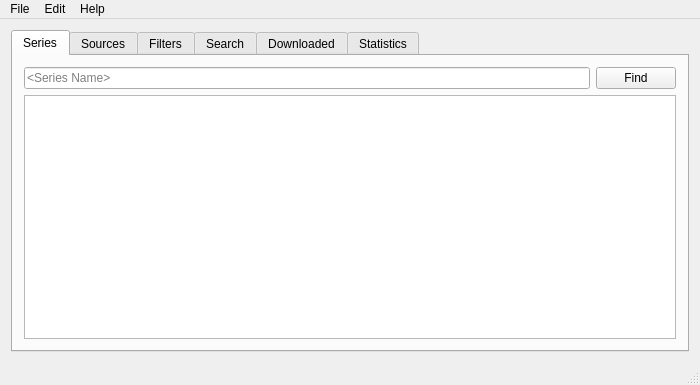
<?xml version="1.0" encoding="UTF-8"?>
<ui version="4.0">
 <class>MainWindow</class>
 <widget class="QMainWindow" name="MainWindow">
  <property name="geometry">
   <rect>
    <x>0</x>
    <y>0</y>
    <width>700</width>
    <height>385</height>
   </rect>
  </property>
  <property name="windowTitle">
   <string>SwarmTv</string>
  </property>
  <property name="windowIcon">
   <iconset resource="swarmtvqtresources.qrc">
    <normaloff>:/swarmtv/mainlogo/resources/swarmtv_logo.png</normaloff>:/swarmtv/mainlogo/resources/swarmtv_logo.png</iconset>
  </property>
  <property name="tabShape">
   <enum>QTabWidget::Triangular</enum>
  </property>
  <widget class="QWidget" name="centralWidget">
   <layout class="QGridLayout" name="gridLayout">
    <item row="0" column="1">
     <widget class="QTabWidget" name="mainTab">
      <property name="toolTip">
       <string/>
      </property>
      <property name="tabShape">
       <enum>QTabWidget::Rounded</enum>
      </property>
      <property name="currentIndex">
       <number>0</number>
      </property>
      <widget class="QWidget" name="tab">
       <attribute name="title">
        <string>Series</string>
       </attribute>
       <layout class="QGridLayout" name="gridLayout_7">
        <item row="0" column="0">
         <layout class="QVBoxLayout" name="verticalLayout_6">
          <item>
           <layout class="QHBoxLayout" name="horizontalLayout_6">
            <item>
             <widget class="QLineEdit" name="seriesSearchLineEdit">
              <property name="toolTip">
               <string>Find series by name on thetvdb.com.</string>
              </property>
              <property name="placeholderText">
               <string>&lt;Series Name&gt;</string>
              </property>
             </widget>
            </item>
            <item>
             <widget class="QPushButton" name="seriesFindPushButton">
              <property name="text">
               <string>Find</string>
              </property>
             </widget>
            </item>
           </layout>
          </item>
         </layout>
        </item>
        <item row="1" column="0">
         <widget class="QTableWidget" name="seriesTableWidget">
          <property name="contextMenuPolicy">
           <enum>Qt::CustomContextMenu</enum>
          </property>
          <property name="lineWidth">
           <number>1</number>
          </property>
          <property name="alternatingRowColors">
           <bool>false</bool>
          </property>
          <attribute name="horizontalHeaderVisible">
           <bool>false</bool>
          </attribute>
          <attribute name="horizontalHeaderStretchLastSection">
           <bool>true</bool>
          </attribute>
          <attribute name="verticalHeaderVisible">
           <bool>false</bool>
          </attribute>
          <column>
           <property name="text">
            <string>Do not show</string>
           </property>
          </column>
         </widget>
        </item>
       </layout>
      </widget>
      <widget class="QWidget" name="SourcesTab">
       <attribute name="title">
        <string>Sources</string>
       </attribute>
       <layout class="QGridLayout" name="gridLayout_3">
        <item row="0" column="0">
         <layout class="QVBoxLayout" name="verticalLayout_3">
          <item>
           <widget class="QTableWidget" name="sourceTableWidget">
            <property name="alternatingRowColors">
             <bool>true</bool>
            </property>
            <property name="selectionMode">
             <enum>QAbstractItemView::SingleSelection</enum>
            </property>
            <property name="selectionBehavior">
             <enum>QAbstractItemView::SelectRows</enum>
            </property>
            <attribute name="horizontalHeaderCascadingSectionResizes">
             <bool>true</bool>
            </attribute>
            <attribute name="horizontalHeaderDefaultSectionSize">
             <number>150</number>
            </attribute>
            <attribute name="horizontalHeaderMinimumSectionSize">
             <number>100</number>
            </attribute>
            <attribute name="horizontalHeaderStretchLastSection">
             <bool>true</bool>
            </attribute>
            <attribute name="verticalHeaderVisible">
             <bool>false</bool>
            </attribute>
            <column>
             <property name="text">
              <string>Name</string>
             </property>
            </column>
            <column>
             <property name="text">
              <string>Parser</string>
             </property>
            </column>
            <column>
             <property name="text">
              <string>Meta type</string>
             </property>
            </column>
            <column>
             <property name="text">
              <string>URL</string>
             </property>
            </column>
           </widget>
          </item>
          <item>
           <layout class="QHBoxLayout" name="horizontalLayout_3">
            <item>
             <widget class="QPushButton" name="sourceAddButton">
              <property name="text">
               <string>Add</string>
              </property>
             </widget>
            </item>
            <item>
             <widget class="QPushButton" name="sourceEditButton">
              <property name="text">
               <string>Edit</string>
              </property>
             </widget>
            </item>
            <item>
             <widget class="QPushButton" name="sourceDelButton">
              <property name="text">
               <string>Del</string>
              </property>
             </widget>
            </item>
            <item>
             <spacer name="horizontalSpacer_3">
              <property name="orientation">
               <enum>Qt::Horizontal</enum>
              </property>
              <property name="sizeHint" stdset="0">
               <size>
                <width>40</width>
                <height>20</height>
               </size>
              </property>
             </spacer>
            </item>
           </layout>
          </item>
         </layout>
        </item>
       </layout>
      </widget>
      <widget class="QWidget" name="filterTab">
       <property name="accessibleName">
        <string extracomment="lala"/>
       </property>
       <attribute name="title">
        <string>Filters</string>
       </attribute>
       <layout class="QGridLayout" name="gridLayout_2">
        <item row="0" column="0">
         <layout class="QVBoxLayout" name="verticalLayout_2">
          <item>
           <widget class="QTableWidget" name="simpleTableWidget">
            <property name="alternatingRowColors">
             <bool>true</bool>
            </property>
            <property name="selectionMode">
             <enum>QAbstractItemView::SingleSelection</enum>
            </property>
            <property name="selectionBehavior">
             <enum>QAbstractItemView::SelectRows</enum>
            </property>
            <property name="rowCount">
             <number>0</number>
            </property>
            <property name="columnCount">
             <number>3</number>
            </property>
            <attribute name="horizontalHeaderCascadingSectionResizes">
             <bool>true</bool>
            </attribute>
            <attribute name="horizontalHeaderDefaultSectionSize">
             <number>200</number>
            </attribute>
            <attribute name="horizontalHeaderMinimumSectionSize">
             <number>150</number>
            </attribute>
            <attribute name="horizontalHeaderShowSortIndicator" stdset="0">
             <bool>false</bool>
            </attribute>
            <attribute name="horizontalHeaderStretchLastSection">
             <bool>true</bool>
            </attribute>
            <attribute name="verticalHeaderVisible">
             <bool>false</bool>
            </attribute>
            <column>
             <property name="text">
              <string>Filter Name</string>
             </property>
             <property name="toolTip">
              <string extracomment="Name of the simple filter"/>
             </property>
            </column>
            <column>
             <property name="text">
              <string>Type</string>
             </property>
            </column>
            <column>
             <property name="text">
              <string>Last Download</string>
             </property>
             <property name="whatsThis">
              <string extracomment="Last content found by the filter."/>
             </property>
            </column>
           </widget>
          </item>
          <item>
           <layout class="QHBoxLayout" name="horizontalLayout_2">
            <item>
             <widget class="QPushButton" name="simpleAddButton">
              <property name="text">
               <string>Add</string>
              </property>
             </widget>
            </item>
            <item>
             <widget class="QPushButton" name="SimpleEditButton">
              <property name="text">
               <string>Edit</string>
              </property>
             </widget>
            </item>
            <item>
             <widget class="QPushButton" name="simpleDelButton">
              <property name="text">
               <string>Del</string>
              </property>
             </widget>
            </item>
            <item>
             <spacer name="horizontalSpacer_2">
              <property name="orientation">
               <enum>Qt::Horizontal</enum>
              </property>
              <property name="sizeHint" stdset="0">
               <size>
                <width>40</width>
                <height>20</height>
               </size>
              </property>
             </spacer>
            </item>
           </layout>
          </item>
         </layout>
        </item>
       </layout>
      </widget>
      <widget class="QWidget" name="sourceTab">
       <attribute name="title">
        <string>Search</string>
       </attribute>
       <layout class="QGridLayout" name="gridLayout_5">
        <item row="0" column="0">
         <layout class="QVBoxLayout" name="verticalLayout_5">
          <item>
           <layout class="QHBoxLayout" name="horizontalLayout_5">
            <item>
             <widget class="QLineEdit" name="SearchLineEdit">
              <property name="toolTip">
               <string>Search Swarmtv database for entries matching the title.</string>
              </property>
              <property name="placeholderText">
               <string>&lt;regexp to find content in database&gt;</string>
              </property>
             </widget>
            </item>
            <item>
             <widget class="QPushButton" name="searchPushButton">
              <property name="text">
               <string>Search</string>
              </property>
             </widget>
            </item>
           </layout>
          </item>
          <item>
           <widget class="QTableWidget" name="searchTableWidget">
            <property name="alternatingRowColors">
             <bool>true</bool>
            </property>
            <property name="selectionMode">
             <enum>QAbstractItemView::SingleSelection</enum>
            </property>
            <property name="selectionBehavior">
             <enum>QAbstractItemView::SelectRows</enum>
            </property>
            <attribute name="verticalHeaderVisible">
             <bool>false</bool>
            </attribute>
            <column>
             <property name="text">
              <string>Title</string>
             </property>
            </column>
            <column>
             <property name="text">
              <string>Size</string>
             </property>
            </column>
            <column>
             <property name="text">
              <string>Source</string>
             </property>
            </column>
            <column>
             <property name="text">
              <string>Meta type</string>
             </property>
            </column>
           </widget>
          </item>
         </layout>
        </item>
       </layout>
      </widget>
      <widget class="QWidget" name="Downloaded">
       <property name="accessibleName">
        <string/>
       </property>
       <attribute name="title">
        <string>Downloaded</string>
       </attribute>
       <layout class="QGridLayout" name="gridLayout_6">
        <item row="0" column="0">
         <layout class="QVBoxLayout" name="verticalLayout">
          <item>
           <widget class="QTableWidget" name="downloadedTableWidget">
            <property name="selectionMode">
             <enum>QAbstractItemView::SingleSelection</enum>
            </property>
            <property name="selectionBehavior">
             <enum>QAbstractItemView::SelectRows</enum>
            </property>
            <attribute name="verticalHeaderVisible">
             <bool>false</bool>
            </attribute>
            <column>
             <property name="text">
              <string>Title</string>
             </property>
            </column>
            <column>
             <property name="text">
              <string>Date</string>
             </property>
            </column>
            <column>
             <property name="text">
              <string>Meta type</string>
             </property>
            </column>
           </widget>
          </item>
          <item>
           <layout class="QHBoxLayout" name="horizontalLayout">
            <item>
             <widget class="QPushButton" name="delDownedPushButton">
              <property name="text">
               <string>Delete</string>
              </property>
             </widget>
            </item>
            <item>
             <widget class="QPushButton" name="updateDownedPushButton">
              <property name="text">
               <string>Update</string>
              </property>
             </widget>
            </item>
            <item>
             <spacer name="horizontalSpacer">
              <property name="orientation">
               <enum>Qt::Horizontal</enum>
              </property>
              <property name="sizeHint" stdset="0">
               <size>
                <width>40</width>
                <height>20</height>
               </size>
              </property>
             </spacer>
            </item>
           </layout>
          </item>
         </layout>
        </item>
       </layout>
      </widget>
      <widget class="QWidget" name="statsTab">
       <attribute name="title">
        <string>Statistics</string>
       </attribute>
       <layout class="QGridLayout" name="gridLayout_4">
        <item row="0" column="0">
         <layout class="QVBoxLayout" name="verticalLayout_4">
          <item>
           <widget class="QTextEdit" name="statsTextEdit">
            <property name="font">
             <font>
              <family>Monospace</family>
             </font>
            </property>
            <property name="toolTip">
             <string>THE _GAME</string>
            </property>
            <property name="autoFillBackground">
             <bool>false</bool>
            </property>
            <property name="frameShadow">
             <enum>QFrame::Plain</enum>
            </property>
            <property name="verticalScrollBarPolicy">
             <enum>Qt::ScrollBarAlwaysOff</enum>
            </property>
            <property name="horizontalScrollBarPolicy">
             <enum>Qt::ScrollBarAlwaysOff</enum>
            </property>
            <property name="undoRedoEnabled">
             <bool>false</bool>
            </property>
            <property name="readOnly">
             <bool>true</bool>
            </property>
            <property name="acceptRichText">
             <bool>false</bool>
            </property>
            <property name="textInteractionFlags">
             <set>Qt::NoTextInteraction</set>
            </property>
           </widget>
          </item>
          <item>
           <layout class="QHBoxLayout" name="horizontalLayout_4">
            <item>
             <widget class="QPushButton" name="statsUpdatePushButton">
              <property name="text">
               <string>Update</string>
              </property>
             </widget>
            </item>
            <item>
             <spacer name="horizontalSpacer_4">
              <property name="orientation">
               <enum>Qt::Horizontal</enum>
              </property>
              <property name="sizeHint" stdset="0">
               <size>
                <width>40</width>
                <height>20</height>
               </size>
              </property>
             </spacer>
            </item>
           </layout>
          </item>
         </layout>
        </item>
       </layout>
      </widget>
     </widget>
    </item>
   </layout>
  </widget>
  <widget class="QMenuBar" name="menuBar">
   <property name="geometry">
    <rect>
     <x>0</x>
     <y>0</y>
     <width>700</width>
     <height>21</height>
    </rect>
   </property>
   <widget class="QMenu" name="menuTest123">
    <property name="title">
     <string>Help</string>
    </property>
    <addaction name="actionAbout"/>
   </widget>
   <widget class="QMenu" name="menuFile">
    <property name="title">
     <string>File</string>
    </property>
    <addaction name="separator"/>
    <addaction name="actionClose"/>
   </widget>
   <widget class="QMenu" name="menuEdit">
    <property name="title">
     <string>Edit</string>
    </property>
    <addaction name="actionSettings"/>
   </widget>
   <addaction name="menuFile"/>
   <addaction name="menuEdit"/>
   <addaction name="menuTest123"/>
  </widget>
  <widget class="QStatusBar" name="statusBar"/>
  <action name="actionAbout">
   <property name="text">
    <string>About</string>
   </property>
   <property name="shortcut">
    <string>Alt+A</string>
   </property>
  </action>
  <action name="actionClose">
   <property name="text">
    <string>Close</string>
   </property>
   <property name="shortcut">
    <string>Ctrl+W</string>
   </property>
  </action>
  <action name="actionSettings">
   <property name="text">
    <string>Settings</string>
   </property>
   <property name="shortcut">
    <string>Ctrl+E</string>
   </property>
  </action>
  <action name="actionEmail_Settings">
   <property name="text">
    <string>Email Settings</string>
   </property>
  </action>
 </widget>
 <layoutdefault spacing="6" margin="11"/>
 <resources>
  <include location="swarmtvqtresources.qrc"/>
 </resources>
 <connections>
  <connection>
   <sender>actionClose</sender>
   <signal>triggered()</signal>
   <receiver>MainWindow</receiver>
   <slot>close()</slot>
   <hints>
    <hint type="sourcelabel">
     <x>-1</x>
     <y>-1</y>
    </hint>
    <hint type="destinationlabel">
     <x>349</x>
     <y>192</y>
    </hint>
   </hints>
  </connection>
 </connections>
</ui>
